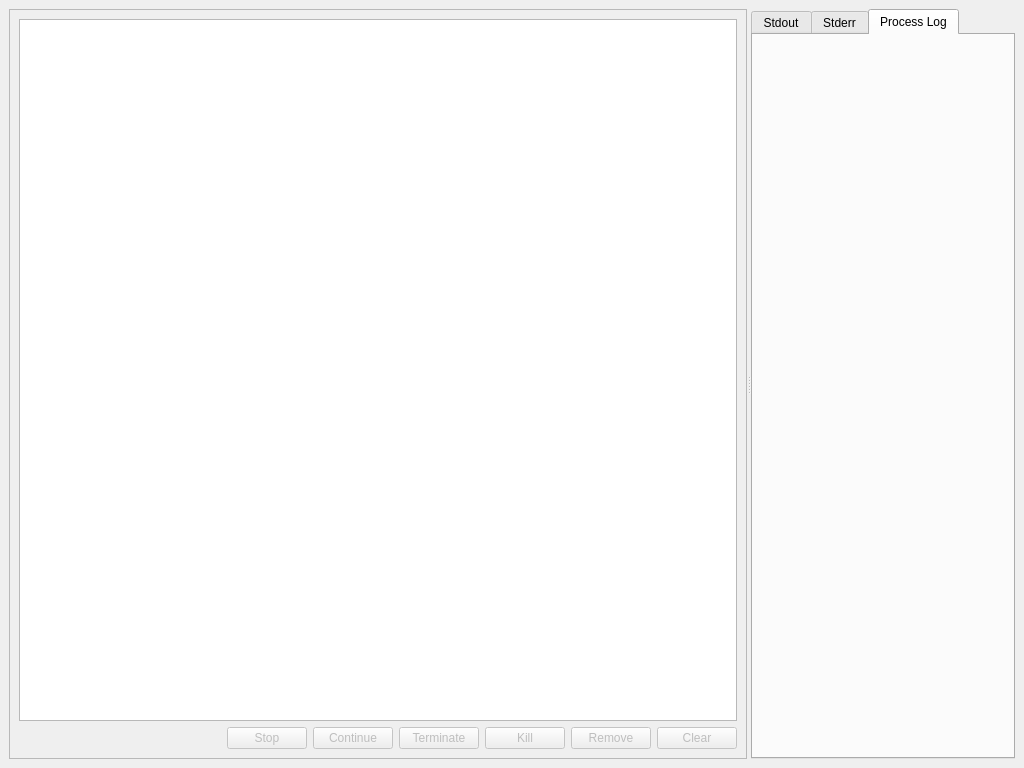
<?xml version="1.0" encoding="UTF-8"?>
<ui version="4.0">
 <class>ProcessManager</class>
 <widget class="QMainWindow" name="ProcessManager">
  <property name="geometry">
   <rect>
    <x>0</x>
    <y>0</y>
    <width>1024</width>
    <height>768</height>
   </rect>
  </property>
  <property name="windowTitle">
   <string>Manage processes</string>
  </property>
  <widget class="QWidget" name="centralwidget">
   <layout class="QHBoxLayout" name="layoutMain">
    <item>
     <widget class="QSplitter" name="splitter">
      <property name="orientation">
       <enum>Qt::Orientation::Horizontal</enum>
      </property>
      <widget class="QFrame" name="frame">
       <property name="frameShape">
        <enum>QFrame::Shape::StyledPanel</enum>
       </property>
       <property name="frameShadow">
        <enum>QFrame::Shadow::Raised</enum>
       </property>
       <layout class="QVBoxLayout" name="layoutLeft">
        <item>
         <widget class="QTableView" name="table"/>
        </item>
        <item>
         <layout class="QHBoxLayout" name="layoutButtons">
          <item>
           <spacer name="spacerButtons">
            <property name="orientation">
             <enum>Qt::Orientation::Horizontal</enum>
            </property>
            <property name="sizeHint" stdset="0">
             <size>
              <width>40</width>
              <height>20</height>
             </size>
            </property>
           </spacer>
          </item>
          <item>
           <widget class="QPushButton" name="btnStop">
            <property name="enabled">
             <bool>false</bool>
            </property>
            <property name="toolTip">
             <string>Stop execution of selected processes by sending SIGSTOP. Execution may be continued later on.</string>
            </property>
            <property name="text">
             <string>Stop</string>
            </property>
           </widget>
          </item>
          <item>
           <widget class="QPushButton" name="btnContinue">
            <property name="enabled">
             <bool>false</bool>
            </property>
            <property name="toolTip">
             <string>Continue execution of selected processes by sending SIGCONT.</string>
            </property>
            <property name="text">
             <string>Continue</string>
            </property>
           </widget>
          </item>
          <item>
           <widget class="QPushButton" name="btnTerminate">
            <property name="enabled">
             <bool>false</bool>
            </property>
            <property name="toolTip">
             <string>Terminate selected processes by sending SIGTERM.</string>
            </property>
            <property name="text">
             <string>Terminate</string>
            </property>
           </widget>
          </item>
          <item>
           <widget class="QPushButton" name="btnKill">
            <property name="enabled">
             <bool>false</bool>
            </property>
            <property name="toolTip">
             <string>Kill selected processes by sending SIGKILL.</string>
            </property>
            <property name="text">
             <string>Kill</string>
            </property>
           </widget>
          </item>
          <item>
           <widget class="QPushButton" name="btnRemove">
            <property name="enabled">
             <bool>false</bool>
            </property>
            <property name="toolTip">
             <string>Remove selected processes which have terminated.</string>
            </property>
            <property name="text">
             <string>Remove</string>
            </property>
           </widget>
          </item>
          <item>
           <widget class="QPushButton" name="btnClear">
            <property name="enabled">
             <bool>false</bool>
            </property>
            <property name="toolTip">
             <string>Remove all stopped processes which have terminated.</string>
            </property>
            <property name="text">
             <string>Clear</string>
            </property>
           </widget>
          </item>
         </layout>
        </item>
       </layout>
      </widget>
      <widget class="QTabWidget" name="twOutput">
       <property name="currentIndex">
        <number>2</number>
       </property>
       <widget class="QWidget" name="tabStdout">
        <attribute name="title">
         <string>Stdout</string>
        </attribute>
        <layout class="QVBoxLayout" name="layoutStdout"/>
       </widget>
       <widget class="QWidget" name="tabStderr">
        <attribute name="title">
         <string>Stderr</string>
        </attribute>
        <layout class="QVBoxLayout" name="layoutStderr"/>
       </widget>
       <widget class="QWidget" name="tabProcessLog">
        <attribute name="title">
         <string>Process Log</string>
        </attribute>
        <layout class="QVBoxLayout" name="layoutLog"/>
       </widget>
      </widget>
     </widget>
    </item>
   </layout>
  </widget>
 </widget>
 <resources/>
 <connections/>
</ui>
